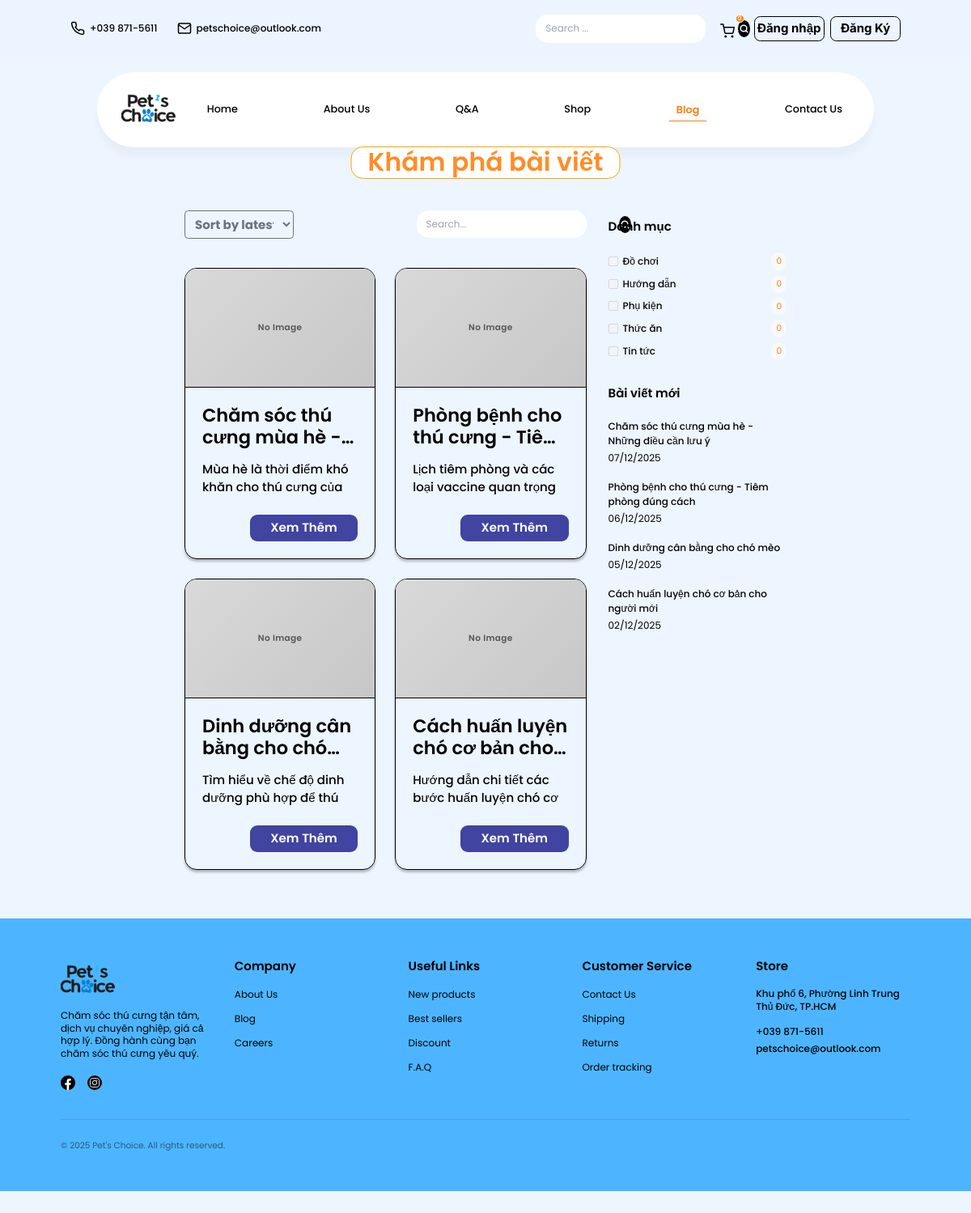
Page /public/posts on the earlier database version.
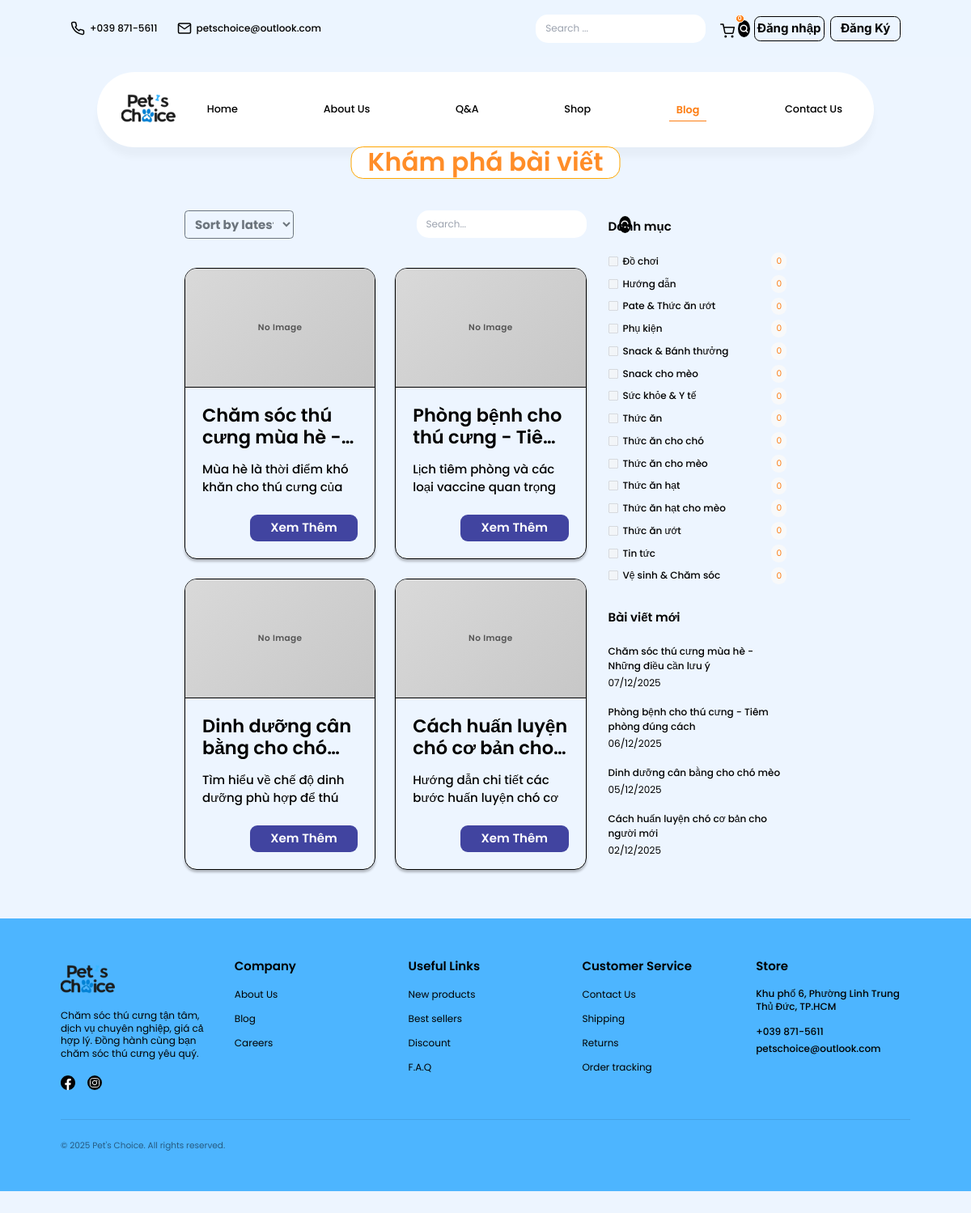
Same page on the later database version.
### tables this page shows
CREATE TABLE IF NOT EXISTS posts (
    id BIGINT UNSIGNED AUTO_INCREMENT PRIMARY KEY,
    author_user_id BIGINT UNSIGNED NULL,
    title VARCHAR(255) NOT NULL,
    slug VARCHAR(255) NOT NULL UNIQUE,
    summary TEXT NULL,
    content_html MEDIUMTEXT NULL,
    cover_image_url VARCHAR(255) NULL,
    category_id BIGINT UNSIGNED NULL,
    status ENUM('draft', 'published') NOT NULL DEFAULT 'draft',
    published_at DATETIME NULL,
    created_at TIMESTAMP NOT NULL DEFAULT CURRENT_TIMESTAMP,
    updated_at TIMESTAMP NULL DEFAULT NULL ON UPDATE CURRENT_TIMESTAMP,
    INDEX idx_posts_status_published_at (status, published_at),
    INDEX idx_category (category_id),
    CONSTRAINT fk_posts_author FOREIGN KEY (author_user_id) REFERENCES users (id) ON DELETE SET NULL
);

CREATE TABLE IF NOT EXISTS categories (
    id BIGINT UNSIGNED AUTO_INCREMENT PRIMARY KEY,
    name VARCHAR(255) NOT NULL,
    slug VARCHAR(255) NOT NULL UNIQUE,
    description TEXT NULL,
    parent_id BIGINT UNSIGNED NULL,
    created_at TIMESTAMP DEFAULT CURRENT_TIMESTAMP,
    updated_at TIMESTAMP NULL ON UPDATE CURRENT_TIMESTAMP,
    INDEX idx_slug (slug),
    FOREIGN KEY (parent_id) REFERENCES categories (id) ON DELETE SET NULL
);

### app/views/posts/index.php (the view, shortened to what the rows shown need)
<div class="container">
    <div class="content-wrapper">
        <div class="main-content">
            <?php if (empty($posts)): ?>
                <div style="text-align: center; padding: 60px 20px;">
                    <h3 style="font-size: 24px; margin-bottom: 12px;">Không tìm thấy bài viết nào</h3>
                    <p style="color: var(--gray-600);">
                        <?php if (!empty($search)): ?>
                            Thử tìm kiếm với từ khóa khác
                        <?php else: ?>
                            Chưa có bài viết nào được đăng
                        <?php endif; ?>
                    </p>
                </div>
            <?php else: ?>
                <div class="blog-grid">
                    <?php foreach ($posts as $post): ?>
                        <?php $hasImage = !empty($post['cover_image_url']); ?>
                        <div class="blog-card <?= $hasImage ? '' : 'no-image' ?>">
                            <div class="blog-card-image-wrapper">
                                <?php if ($hasImage): ?>
                                    <img src="<?= BASE_URL ?>uploads/<?= htmlspecialchars($post['cover_image_url']) ?>"
                                         class="blog-card-image"
                                         alt="<?= htmlspecialchars($post['title']) ?>">
                                <?php else: ?>
                                    <div class="blog-card-image blog-card-image--placeholder"></div>
                                <?php endif; ?>
                            </div>
                            <div class="blog-card-content">
                                <h3 class="blog-card-title"><?= htmlspecialchars($post['title']) ?></h3>
                                <p class="blog-card-excerpt">
                                    <?= htmlspecialchars(mb_substr(strip_tags($post['summary'] ?? $post['content_html']), 0, 100)) ?>...
                                </p>
                                <a href="<?= BASE_URL ?>posts/show?slug=<?= urlencode($post['slug']) ?>" class="blog-card-btn">Xem Thêm</a>
                            </div>
                        </div>
                    <?php endforeach; ?>
                </div>
            <?php endif; ?>
        </div>
        <aside class="sidebar">
            <div class="filter-section">
                <div class="filter-list">
                    <?php foreach ($categories as $category): ?>
                        <div class="filter-item">
                            <label class="filter-checkbox-label">
                                <input type="checkbox" class="filter-checkbox" disabled>
                                <span class="filter-text"><?= htmlspecialchars($category['name']) ?></span>
                            </label>
                            <span class="count-badge"><?= $category['post_count'] ?></span>
                        </div>
                    <?php endforeach; ?>
                </div>
            </div>
            <div class="filter-section">
                <div class="recent-posts">
                    <?php
                    $recentPosts = array_slice($posts, 0, 4);
                    foreach ($recentPosts as $recentPost):
                    ?>
                        <div class="recent-post">
                            <h4 class="recent-post-title">
                                <a href="<?= BASE_URL ?>posts/show?slug=<?= urlencode($recentPost['slug']) ?>" style="color: inherit; text-decoration: none;">
                                    <?= htmlspecialchars($recentPost['title']) ?>
                                </a>
                            </h4>
                            <p class="recent-post-date"><?= date('d/m/Y', strtotime($recentPost['published_at'] ?? $recentPost['created_at'])) ?></p>
                        </div>
                    <?php endforeach; ?>
                </div>
            </div>
        </aside>
    </div>
</div>

Differences in the rows shown:
added categories: name "Pate & Thức ăn ướt", post_count "0"
added categories: name "Snack & Bánh thưởng", post_count "0"
added categories: name "Snack cho mèo", post_count "0"
added categories: name "Sức khỏe & Y tế", post_count "0"
added categories: name "Thức ăn cho chó", post_count "0"
added categories: name "Thức ăn cho mèo", post_count "0"
added categories: name "Thức ăn hạt", post_count "0"
added categories: name "Thức ăn hạt cho mèo", post_count "0"
added categories: name "Thức ăn ướt", post_count "0"
added categories: name "Vệ sinh & Chăm sóc", post_count "0"
